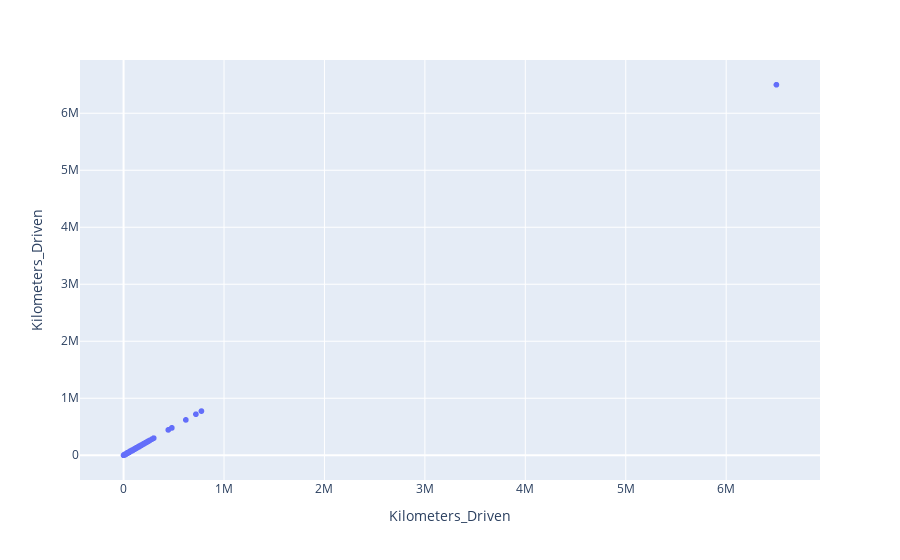

The notebook cell this image was saved under:
### Code cell
fig = px.scatter_matrix(df, dimensions=['Kilometers_Driven'])

fig.show()

### Figure 1 — Plotly figure (JSON) as saved in the notebook; plotly's stock layout.template omitted (floating-point values rounded to 4 significant figures; data arrays with more than 128 entries replaced by an {"elided": "..."} marker saying what was removed)
{"data": [{"dimensions": [{"axis": {"matches": true}, "label": "Kilometers_Driven", "values": {"elided": "5981 int values"}}], "hovertemplate": "%{xaxis.title.text}=%{x}<br>%{yaxis.title.text}=%{y}<extra></extra>", "legendgroup": "", "marker": {"color": "#636efa", "symbol": "circle"}, "name": "", "showlegend": false, "type": "splom"}], "layout": {"dragmode": "select", "legend": {"tracegroupgap": 0}, "margin": {"t": 60}}}
